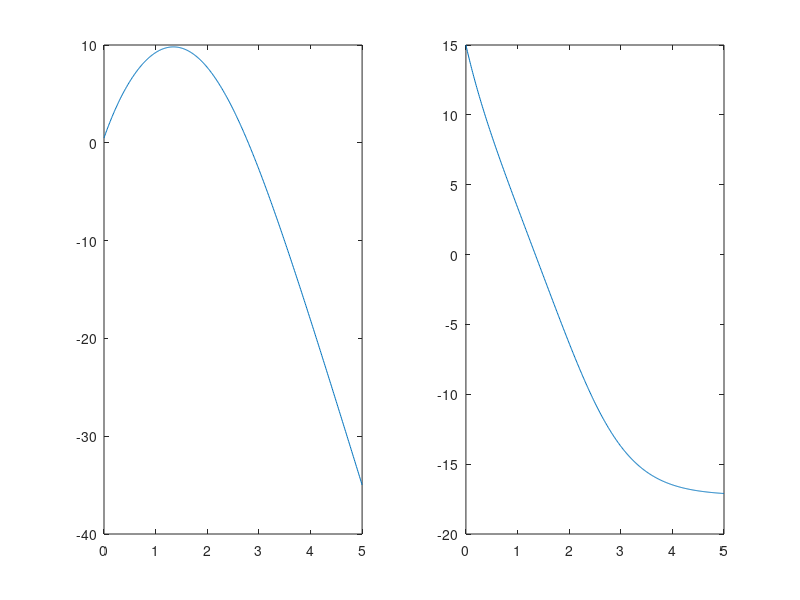

Reproduce this figure in MATLAB.
clear all
close all

ro = 1.225; C = 0.508; m = 57E-3;A = 3.5E-4;g = 9.8;
z0 = 0.5; v0 = 15;

h=0.01;
t = 0:h:5;
N = length(t);
x = nan(1,N);
v = nan(1,N);
x(1) = z0; v(1) = v0;

fx = @(V) V;
fv = @(V) -g-0.5/m*C*ro*A*norm(V)^2*V;
for k=1:N-1
    r1x = fx( v(k) );
    r1v = fv( v(k) );
    
    r2x = fx( v(k) + r1v*h/2 );
    r2v = fv( v(k) + r1v*h/2 );
    
    r3x = fx( v(k) + r2v*h/2 );
    r3v = fv( v(k) + r2v*h/2 );
    
    r4x = fx( v(k) + r3v*h );
    r4v = fv( v(k) + r3v*h );
    
    x(k+1) = x(k) + h/6*(r1x + 2*r2x + 2*r3x + r4x);
    v(k+1) = v(k) + h/6*(r1v + 2*r2v + 2*r3v + r4v);
end

subplot(1,2,1)
plot(t,x)
subplot(1,2,2)
plot(t,v)

%%b
for k = 2:N-1
    if x(k-1) < x(k) && x(k) > x(k+1)
        break
    end
end
disp(['maior z ',num2str( x(k) )])

%%c
for k=2:N-1
    if(x(k)<0)
        break
    end
end

tempo_impact = interp1( [x(k-1) x(k)], [t(k-1) t(k)],0);
disp(['tempo impacto ',num2str( tempo_impact )] )

%%d
ro_0 = 1.225; C = 0.508; m = 57E-3;A = 3.5E-4;g = 9.8;
z0 = 7000; v0 = 200;

h=0.01;
t = 0:h:2000;
N = length(t);
x = nan(1,N);
v = nan(1,N);
x(1) = z0; v(1) = v0;

ro = @(z) ro_0*exp(-z/z0);
fx = @(V) V;
fv = @(z,V) -g-0.5/m*C*ro(z)*A*norm(V)^2*V;
for k=1:N-1
    r1x = fx( v(k) );
    r1v = fv( x(k),v(k) );
    
    r2x = fx( v(k) + r1v*h/2 );
    r2v = fv( x(k) + r1x*h/2, v(k) + r1v*h/2 );
    
    r3x = fx( v(k) + r2v*h/2 );
    r3v = fv( x(k) + r2x*h/2,v(k) + r2v*h/2 );
    
    r4x = fx( v(k) + r3v*h );
    r4v = fv( x(k) + r1x*h, v(k) + r3v*h );
    
    x(k+1) = x(k) + h/6*(r1x + 2*r2x + 2*r3x + r4x);
    v(k+1) = v(k) + h/6*(r1v + 2*r2v + 2*r3v + r4v);
end
disp( ['max z novo ',num2str(max(x))])
for k=2:N-1
    if(x(k)<0)
        break
    end
end

tempo_impact = interp1( [x(k-1) x(k)], [t(k-1) t(k)],0);
disp(['tempo impacto ',num2str( tempo_impact )] )
